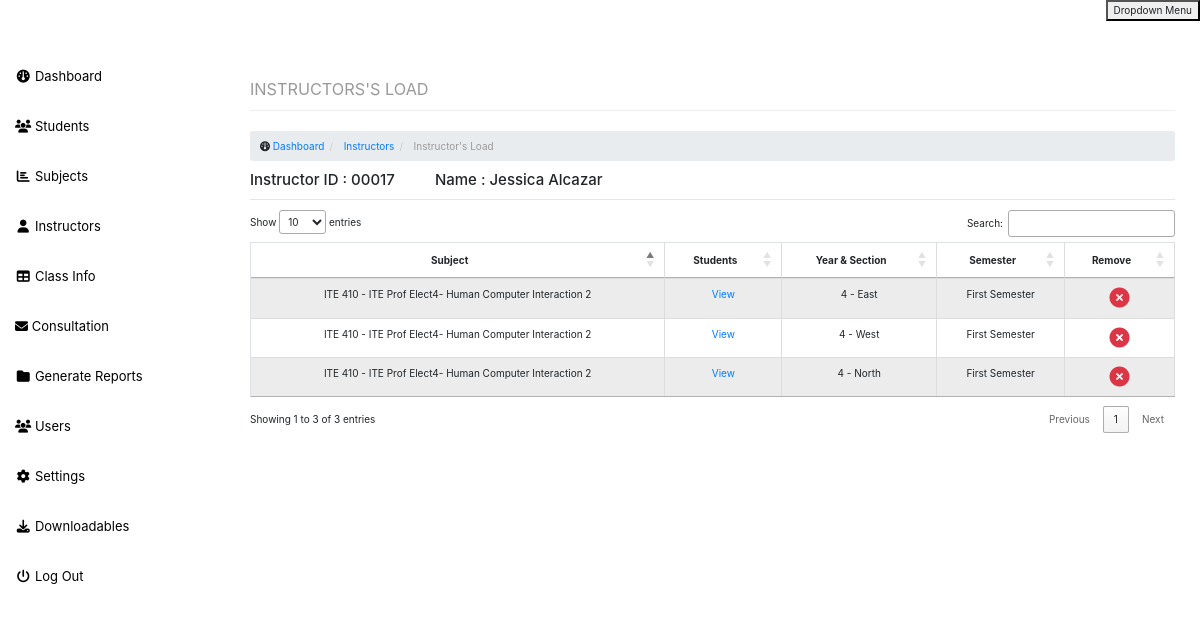
The page /admin/teacherload.php?id=79 (signed in) on the database its author committed.
### tables this page shows
CREATE TABLE `teacher` (
  `id` int(11) NOT NULL,
  `teachid` varchar(50) DEFAULT NULL,
  `fname` varchar(100) DEFAULT NULL,
  `mname` varchar(50) DEFAULT NULL,
  `lname` varchar(100) DEFAULT NULL,
  `sex` varchar(50) DEFAULT NULL,
  `age` int(11) DEFAULT NULL,
  `email` varchar(50) DEFAULT NULL,
  `phone` int(11) DEFAULT NULL
);

CREATE TABLE `class` (
  `id` int(11) NOT NULL,
  `subject` varchar(100) NOT NULL,
  `description` varchar(100) NOT NULL,
  `title` varchar(100) DEFAULT NULL,
  `unit` int(11) DEFAULT NULL,
  `course` varchar(50) NOT NULL,
  `year` varchar(50) NOT NULL,
  `section` varchar(50) NOT NULL,
  `sem` varchar(50) NOT NULL,
  `SY` varchar(50) NOT NULL,
  `teacher` varchar(100) NOT NULL,
  `prelim` varchar(11) DEFAULT NULL,
  `midterm` varchar(11) DEFAULT NULL,
  `final` varchar(11) DEFAULT NULL,
  `average` varchar(11) DEFAULT NULL,
  `remarks` varchar(50) DEFAULT NULL
);

### admin/data/teacher_model.php (called while the page is built, shortened)
<?php
    class Datateacher {
        function getteacherbyid($id){
            $q = "select * from teacher where id=$id";
            $r = mysql_query($q);
            return $r;
        }
    }
?>

### admin/teacherload.php (the view, shortened to what this page needs)
<?php
include('include/header.php');
include('include/sidebar.php');
include('data/teacher_model.php');
$teacher = new Datateacher($connection);
$id = $_GET['id'];
$teacher = $teacher->getteacherbyid($id);
?>
<link rel="stylesheet" href="https://cdn.datatables.net/1.10.25/css/dataTables.bootstrap4.min.css">
<div id="page-wrapper">
    <div class="container-fluid">
        <div class="row">
            <div class="col-lg-12">
                <h1 class="page-header">
                    <small>INSTRUCTORS'S LOAD</small>
                </h1>
                <ol class="breadcrumb">
                    <li>
                        <i class="fa fa-dashboard"></i> <a href="index.php">Dashboard</a>
                    </li>
                    <li>
                        <a href="teacherlist.php">Instructors</a>
                    </li>
                    <li class="active">
                        Instructor's Load
                    </li>
                </ol>
            </div>
        </div>
        <div class="row">
            <div class="col-lg-12">
                <?php while ($row = mysql_fetch_array($teacher)) : ?>
                    <h4>Instructor ID :
                        <?php echo $row['teachid']; ?>
                        &nbsp;&nbsp;&nbsp;&nbsp;&nbsp;&nbsp;&nbsp;&nbsp;
                        Name :
                        <?php echo $row['fname'] . ' ' . $row['mname'] . ' ' . $row['lname']; ?>
                    </h4>
                <?php endwhile; ?>
                <hr />
                <div class="table-responsive">
                    <table class="table table-striped table-bordered" id="load">
                        <thead>
                            <tr>
                                <th class="text-center">Subject</th>
                                <th class="text-center">Students</th>
                                <th class="text-center">Year & Section</th>
                                <th class="text-center">Semester</th>
                                <th class="text-center">Remove</th>
                            </tr>
                        </thead>
                        <tbody>
                            <?php
                            $r1 = mysql_query("select * from class where teacher=$id");
                            while ($row = mysql_fetch_array($r1)) : ?>
                                <tr>
                                    <td class="text-center">
                                        <?php echo $row['subject'] ?> -
                                        <?php echo $row['description'] ?>
                                    </td>
                                    <td class="text-center"><a href="classstudent.php?classid=<?php echo $row['id'] ?>" target="_blank">View</a></td>
                                    <td class="text-center">
                                        <?php echo $row['year'] ?> -
                                        <?php echo $row['section'] ?>
                                    </td>
                                    <td class="text-center">
                                        <?php echo $row['sem'] ?>
                                    </td>
                                    <td class="text-center">
                                        <form class="delete-form" method="post" style="display: inline-block;">
                                            <button type="submit" name="deleteSubject" class="delete-button no-border" title="Remove">
                                                <i class="fa fa-times-circle text-danger fa-2x confirmation"></i>
                                            </button>
                                        </form>
                                </tr>
                            <?php endwhile;
                            ?>
                        </tbody>
                    </table>
                </div>
            </div>
        </div>
    </div>
</div>
<?php include('include/footer.php');

### css/sb-admin.css (style rules this page uses)
body { margin-top: 100px; background-color: rgb(255, 255, 255); }
@media (min-width:768px) { body { margin-top: 50px; } }
#page-wrapper { width: 100%; padding: 0; background-color: #fff; }
@media (min-width:768px) { #page-wrapper { padding: 10px; } }

### admin/teacherload.php (style rules this page uses)
.no-border { border: none; background: none; }

### rows shown on the page
teacher: teachid "00017", fname "Jessica", lname "Alcazar"
class: subject "ITE 410", description "ITE Prof Elect4- Human Computer Interaction 2", year "4", section "East", sem "First Semester"
class: subject "ITE 410", description "ITE Prof Elect4- Human Computer Interaction 2", year "4", section "West", sem "First Semester"
class: subject "ITE 410", description "ITE Prof Elect4- Human Computer Interaction 2", year "4", section "North", sem "First Semester"
